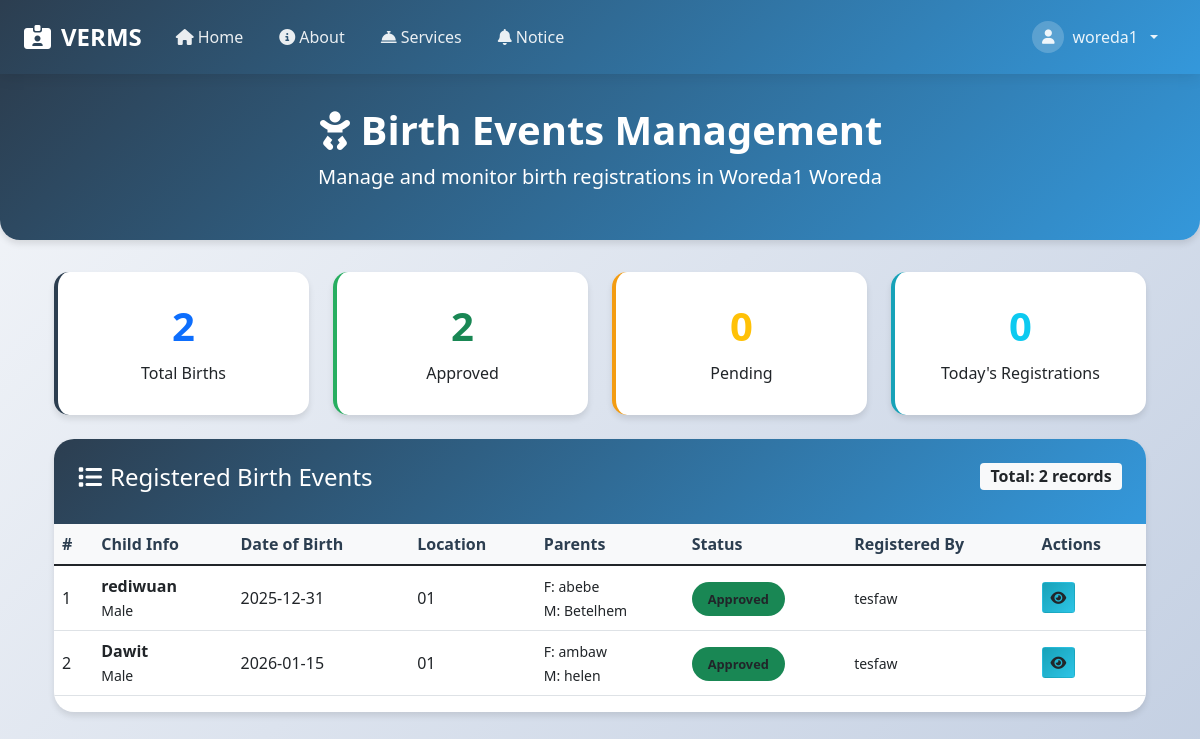
The app's page /woreda_officer/birth.php (signed in) with its own data.
### tables this page shows
CREATE TABLE `woredas` (
  `id` int(11) NOT NULL,
  `zone_id` int(11) NOT NULL,
  `woreda_name` varchar(100) NOT NULL,
  `phone` varchar(20) NOT NULL,
  `woreda_officer_id` int(11) NOT NULL,
  `created_at` timestamp NOT NULL DEFAULT current_timestamp()
);

CREATE TABLE `birth_events` (
  `id` int(11) NOT NULL,
  `user_id` int(11) DEFAULT NULL,
  `form_number` varchar(50) DEFAULT NULL,
  `registration_uid` varchar(50) DEFAULT NULL,
  `child_name` varchar(100) DEFAULT NULL,
  `father_name` varchar(100) DEFAULT NULL,
  `grandfather_name` varchar(100) DEFAULT NULL,
  `sex` enum('Male','Female') DEFAULT NULL,
  `date_of_birth` date DEFAULT NULL,
  `mother_full_name` varchar(100) DEFAULT NULL,
  `father_full_name` varchar(100) DEFAULT NULL,
  `parents_nationality` varchar(100) DEFAULT NULL,
  `registered_date` date DEFAULT NULL,
  `issue_date` date DEFAULT NULL,
  `photo` varchar(255) DEFAULT NULL,
  `notes` text DEFAULT NULL,
  `status` enum('Pending','Paid','Approved','Rejected') DEFAULT 'Pending',
  `created_at` timestamp NOT NULL DEFAULT current_timestamp(),
  `place_of_birth` int(11) DEFAULT NULL
);

CREATE TABLE `kebeles` (
  `id` int(11) NOT NULL,
  `zone_id` int(11) NOT NULL,
  `woreda_id` int(11) NOT NULL,
  `kebele_name` varchar(100) NOT NULL,
  `phone` varchar(20) NOT NULL,
  `kebele_officer_id` int(11) NOT NULL,
  `created_at` timestamp NOT NULL DEFAULT current_timestamp()
);

CREATE TABLE `users` (
  `id` int(11) NOT NULL,
  `fullname` varchar(100) NOT NULL,
  `username` varchar(50) NOT NULL,
  `email` varchar(100) NOT NULL,
  `phone` varchar(30) NOT NULL,
  `kebele` varchar(100) NOT NULL,
  `woreda` varchar(100) NOT NULL,
  `zone` varchar(100) NOT NULL,
  `password` varchar(255) NOT NULL,
  `role` enum('kebele','woreda','zone','admin','citizen','statistician') NOT NULL,
  `status` enum('active','inactive') DEFAULT 'active',
  `active` tinyint(1) DEFAULT 1,
  `created_at` timestamp NOT NULL DEFAULT current_timestamp(),
  `security_answer` varchar(255) DEFAULT NULL,
  `security_question` varchar(255) DEFAULT NULL
);

### woreda_officer/birth.php (the view, shortened to what this page needs)
<?php
require_once '../includes/db_connection.php';
$user_id = intval($_SESSION['user_id']);
$woreda_row = $conn->query("SELECT id, woreda_name FROM woredas WHERE woreda_officer_id = $user_id")->fetch_assoc();
$woreda_id = $woreda_row ? $woreda_row['id'] : 0;
$woreda_name = $woreda_row ? $woreda_row['woreda_name'] : '';
$birth_events = $conn->query("
    SELECT b.*, u.fullname AS registered_by, k.kebele_name AS kebele_name
    FROM birth_events b
    JOIN users u ON b.user_id = u.id
    JOIN kebeles k ON b.place_of_birth = k.id
    WHERE k.woreda_id = $woreda_id
    ORDER BY b.created_at DESC
");
$total_births = $birth_events->num_rows;
$approved_births = $conn->query("SELECT COUNT(*) as count FROM birth_events b JOIN kebeles k ON b.place_of_birth = k.id WHERE k.woreda_id = $woreda_id AND b.status = 'Approved'")->fetch_assoc()['count'];
$pending_births = $conn->query("SELECT COUNT(*) as count FROM birth_events b JOIN kebeles k ON b.place_of_birth = k.id WHERE k.woreda_id = $woreda_id AND b.status = 'Pending'")->fetch_assoc()['count'];
$today_births = $conn->query("SELECT COUNT(*) as count FROM birth_events b JOIN kebeles k ON b.place_of_birth = k.id WHERE k.woreda_id = $woreda_id AND DATE(b.created_at) = CURDATE()")->fetch_assoc()['count'];
?>
<!DOCTYPE html>
<html lang="en">
<head>
    <link rel="stylesheet" href="https://cdn.jsdelivr.net/npm/bootstrap@5.3.0/dist/css/bootstrap.min.css">
    <link rel="stylesheet" href="https://cdnjs.cloudflare.com/ajax/libs/font-awesome/6.4.0/css/all.min.css">
</head>
<body>
<?php include '../includes/header.php'; ?>
<div class="dashboard-header text-center">
    <h1 class="fw-bold"><i class="fas fa-baby me-2"></i>Birth Events Management</h1>
    <p class="lead">Manage and monitor birth registrations in <strong><?= htmlspecialchars($woreda_name) ?></strong> Woreda</p>
</div>
<div class="container">
    <div class="row mb-4">
        <div class="col-md-3"><div class="stat-card total text-center"><div class="stat-number text-primary"><?= $total_births ?></div><h6>Total Births</h6></div></div>
        <div class="col-md-3"><div class="stat-card approved text-center"><div class="stat-number text-success"><?= $approved_births ?></div><h6>Approved</h6></div></div>
        <div class="col-md-3"><div class="stat-card pending text-center"><div class="stat-number text-warning"><?= $pending_births ?></div><h6>Pending</h6></div></div>
        <div class="col-md-3"><div class="stat-card today text-center"><div class="stat-number text-info"><?= $today_births ?></div><h6>Today's Registrations</h6></div></div>
    </div>
    <div class="main-card">
        <div class="card-header-custom">
            <div class="row">
                <div class="col-md-6"><h4><i class="fas fa-list me-2"></i>Registered Birth Events</h4></div>
                <div class="col-md-6 text-end"><span class="badge bg-light text-dark fs-6">Total: <?= $total_births ?> records</span></div>
            </div>
        </div>
        <div class="card-body p-0">
            <?php if ($birth_events && $birth_events->num_rows > 0): ?>
                <div class="table-responsive">
                    <table class="table table-custom table-hover align-middle">
                        <thead>
                            <tr>
                                <th>#</th>
                                <th>Child Info</th>
                                <th>Date of Birth</th>
                                <th>Location</th>
                                <th>Parents</th>
                                <th>Status</th>
                                <th>Registered By</th>
                                <th>Actions</th>
                            </tr>
                        </thead>
                        <tbody>
                            <?php $i=1; while($row=$birth_events->fetch_assoc()): ?>
                                <tr>
                                    <td><?= $i++ ?></td>
                                    <td><strong><?= htmlspecialchars($row['child_name']) ?></strong><br><small><?= htmlspecialchars($row['sex']) ?></small></td>
                                    <td><?= htmlspecialchars($row['date_of_birth']) ?></td>
                                    <td><?= htmlspecialchars($row['kebele_name']) ?></td>
                                    <td><small>F: <?= htmlspecialchars($row['father_full_name']) ?><br>M: <?= htmlspecialchars($row['mother_full_name']) ?></small></td>
                                    <td>
                                        <span class="badge-status bg-<?=
                                            $row['status']=='Approved'?'success':($row['status']=='Paid'?'primary':'warning') ?>">
                                            <?= htmlspecialchars($row['status']) ?>
                                        </span>
                                    </td>
                                    <td><small><?= htmlspecialchars($row['registered_by']) ?></small></td>
                                    <td><a href="?view_id=<?= $row['id'] ?>" class="btn btn-view btn-sm btn-custom"><i class="fas fa-eye"></i></a></td>
                                </tr>
                            <?php endwhile; ?>
                        </tbody>
                    </table>
                </div>
            <?php else: ?>
                <div class="text-center py-5 text-muted"><i class="fas fa-baby-carriage fa-3x mb-3"></i><h5>No Birth Events Found</h5></div>
            <?php endif; ?>
        </div>
    </div>
</div>
</body>
</html>

### woreda_officer/birth.php (style rules this page uses)
:root { --primary-color: #2c3e50; --secondary-color: #3498db; --success-color: #27ae60; --warning-color: #f39c12; --danger-color: #e74c3c; --info-color: #17a2b8; --light-bg: #f8f9fa; --card-shadow: 0 4px 6px rgba(0, 0, 0, 0.1); }
body { background: linear-gradient(135deg, #f5f7fa 0%, #c3cfe2 100%); min-height: 100vh; font-family: 'Segoe UI', Tahoma, Geneva, Verdana, sans-serif; }
.dashboard-header { background: linear-gradient(135deg, var(--primary-color) 0%, var(--secondary-color) 100%); color: white; padding: 2rem 0; margin-bottom: 2rem; border-radius: 0 0 20px 20px; box-shadow: var(--card-shadow); }
.stat-card { background: white; border: none; border-radius: 15px; padding: 1.5rem; box-shadow: var(--card-shadow); border-left: 4px solid var(--secondary-color); transition: all 0.3s ease; }
.stat-card.total { border-left-color: var(--primary-color); }
.stat-card.approved { border-left-color: var(--success-color); }
.stat-card.pending { border-left-color: var(--warning-color); }
.stat-card.today { border-left-color: var(--info-color); }
.stat-number { font-size: 2.5rem; font-weight: 700; margin-bottom: 0.5rem; }
.main-card { background: white; border-radius: 20px; box-shadow: var(--card-shadow); overflow: hidden; }
.card-header-custom { background: linear-gradient(135deg, var(--primary-color) 0%, var(--secondary-color) 100%); color: white; padding: 1.5rem; }
.table-custom thead th { background: var(--light-bg); color: var(--primary-color); font-weight: 600; }
.badge-status { padding: 0.5rem 1rem; border-radius: 20px; font-weight: 600; font-size: 0.8rem; }
.btn-custom { border-radius: 10px; font-weight: 600; border: none; }
.btn-view { background: linear-gradient(135deg, var(--info-color) 0%, #2dc4e6 100%); color: white; }

### includes/header.php (style rules this page uses)
:root { --primary-color: #2c3e50; --secondary-color: #3498db; --accent-color: #e74c3c; --success-color: #27ae60; --warning-color: #f39c12; --light-color: #ecf0f1; --dark-color: #2c3e50; --gradient-primary: linear-gradient(135deg, #2c3e50 0%, #3498db 100%); --gradient-secondary: linear-gradient(135deg, #3498db 0%, #2c3e50 100%); --shadow: 0 4px 6px rgba(0, 0, 0, 0.1); --transition: all 0.3s ease; }

### records on screen
woredas: woreda_name "Woreda1"
birth_events: child_name "rediwuan", sex "Male", date_of_birth "2025-12-31", place_of_birth.kebele_name "01", father_full_name "abebe", mother_full_name "Betelhem", status "Approved", user.fullname "tesfaw"
birth_events: child_name "Dawit", sex "Male", date_of_birth "2026-01-15", place_of_birth.kebele_name "01", father_full_name "ambaw", mother_full_name "helen", status "Approved", user.fullname "tesfaw"

### other values on screen
$_SESSION['username'] "woreda1"
$total_births "2"
$approved_births "2"
$pending_births "0"
$today_births "0"
